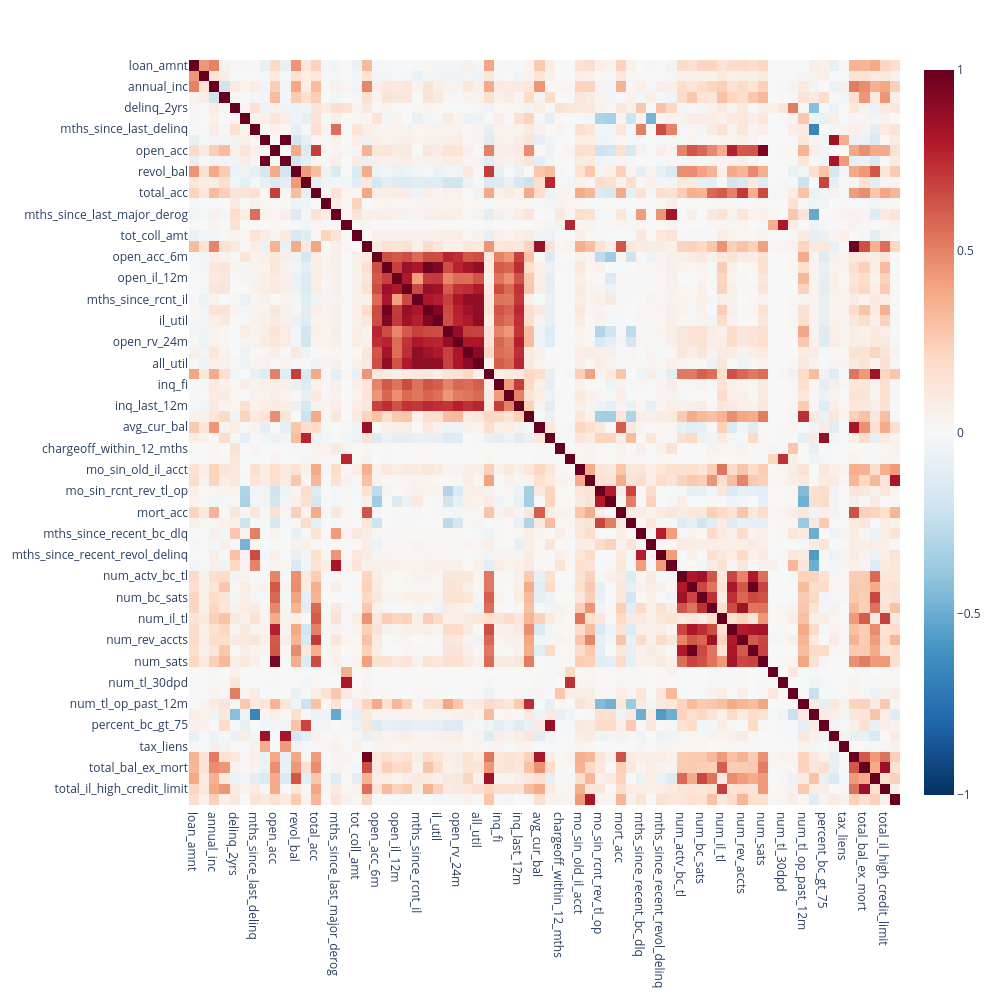
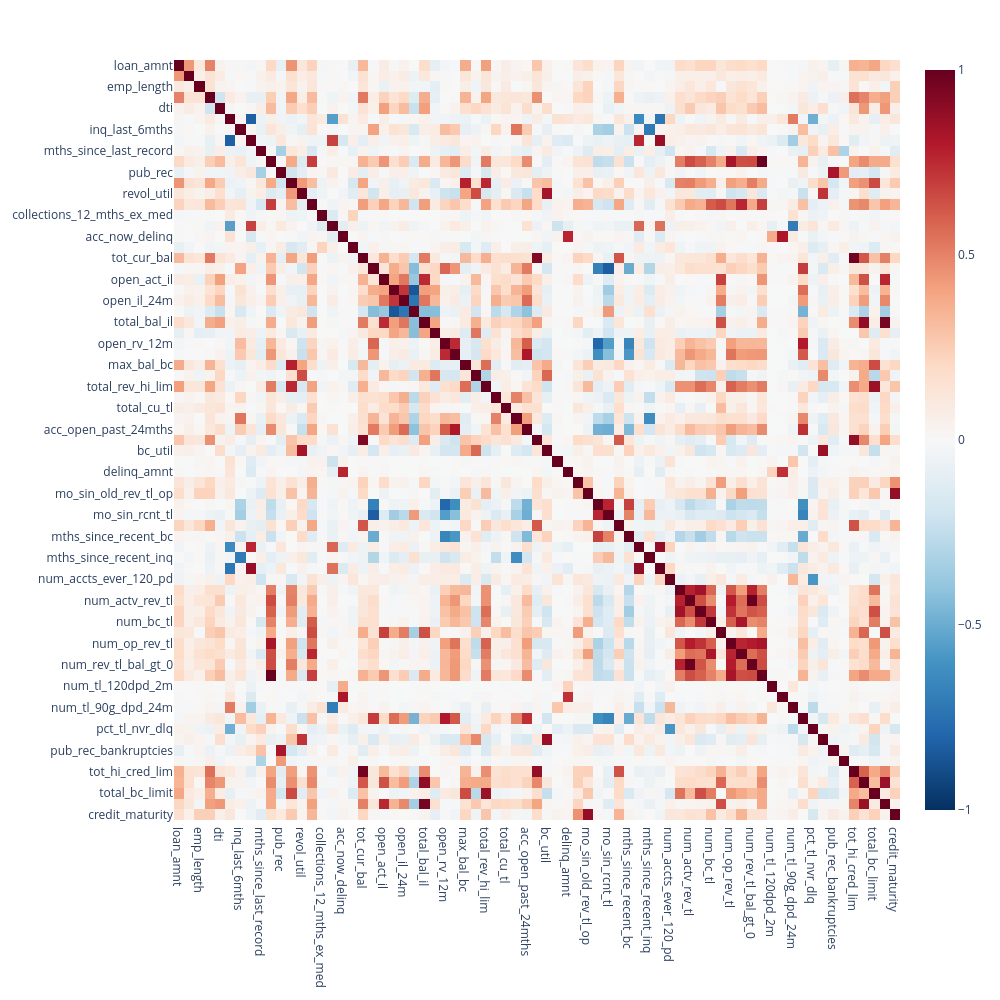

Here is the notebook cell these charts were saved with, in order:
### Code cell
#Checking multicoliniarity on numeric variables
print(X_train.select_dtypes(include=['int64', 'float64',]).shape)
print(X_train_bf_enc_miss.select_dtypes(include=['int64', 'float64',]).shape)
import plotly.express as px

numeric_df = X_train.select_dtypes(include=['int64', 'float64',])

corr_matrix = numeric_df.corr(method='spearman')


fig = px.imshow(
    corr_matrix, 
    text_auto=False, 
    aspect="auto", 
    color_continuous_scale='RdBu_r', 
    zmin=-1, zmax=1
)
fig.update_layout(width=1000, height=1000)
fig.show()

import plotly.express as px

numeric_df = X_train_bf_enc_miss.select_dtypes(include=['int64', 'float64',])

corr_matrix = numeric_df.corr(method='spearman')


fig = px.imshow(
    corr_matrix, 
    text_auto=False, 
    aspect="auto", 
    color_continuous_scale='RdBu_r', 
    zmin=-1, zmax=1
)
fig.update_layout(width=1000, height=1000)
fig.show()

### Figure 1 — Plotly figure (JSON) as saved in the notebook; plotly's stock layout.template omitted (floating-point values rounded to 4 significant figures; data arrays with more than 128 entries replaced by an {"elided": "..."} marker saying what was removed)
{"data": [{"coloraxis": "coloraxis", "hovertemplate": "x: %{x}<br>y: %{y}<br>color: %{z}<extra></extra>", "name": "0", "type": "heatmap", "x": ["loan_amnt", "term", "annual_inc", "dti", "delinq_2yrs", "inq_last_6mths", "mths_since_last_delinq", "mths_since_last_record", "open_acc", "pub_rec", "revol_bal", "revol_util", "total_acc", "collections_12_mths_ex_med", "mths_since_last_major_derog", "acc_now_delinq", "tot_coll_amt", "tot_cur_bal", "open_acc_6m", "open_act_il", "open_il_12m", "open_il_24m", "mths_since_rcnt_il", "total_bal_il", "il_util", "open_rv_12m", "open_rv_24m", "max_bal_bc", "all_util", "total_rev_hi_lim", "inq_fi", "total_cu_tl", "inq_last_12m", "acc_open_past_24mths", "avg_cur_bal", "bc_util", "chargeoff_within_12_mths", "delinq_amnt", "mo_sin_old_il_acct", "mo_sin_old_rev_tl_op", "mo_sin_rcnt_rev_tl_op", "mo_sin_rcnt_tl", "mort_acc", "mths_since_recent_bc", "mths_since_recent_bc_dlq", "mths_since_recent_inq", "mths_since_recent_revol_delinq", "num_accts_ever_120_pd", "num_actv_bc_tl", "num_actv_rev_tl", "num_bc_sats", "num_bc_tl", "num_il_tl", "num_op_rev_tl", "num_rev_accts", "num_rev_tl_bal_gt_0", "num_sats", "num_tl_120dpd_2m", "num_tl_30dpd", "num_tl_90g_dpd_24m", "num_tl_op_past_12m", "pct_tl_nvr_dlq", "percent_bc_gt_75", "pub_rec_bankruptcies", "tax_liens", "tot_hi_cred_lim", "total_bal_ex_mort", "total_bc_limit", "total_il_high_credit_limit", "credit_maturity"], "xaxis": "x", "y": ["loan_amnt", "term", "annual_inc", "dti", "delinq_2yrs", "inq_last_6mths", "mths_since_last_delinq", "mths_since_last_record", "open_acc", "pub_rec", "revol_bal", "revol_util", "total_acc", "collections_12_mths_ex_med", "mths_since_last_major_derog", "acc_now_delinq", "tot_coll_amt", "tot_cur_bal", "open_acc_6m", "open_act_il", "open_il_12m", "open_il_24m", "mths_since_rcnt_il", "total_bal_il", "il_util", "open_rv_12m", "open_rv_24m", "max_bal_bc", "all_util", "total_rev_hi_lim", "inq_fi", "total_cu_tl", "inq_last_12m", "acc_open_past_24mths", "avg_cur_bal", "bc_util", "chargeoff_within_12_mths", "delinq_amnt", "mo_sin_old_il_acct", "mo_sin_old_rev_tl_op", "mo_sin_rcnt_rev_tl_op", "mo_sin_rcnt_tl", "mort_acc", "mths_since_recent_bc", "mths_since_recent_bc_dlq", "mths_since_recent_inq", "mths_since_recent_revol_delinq", "num_accts_ever_120_pd", "num_actv_bc_tl", "num_actv_rev_tl", "num_bc_sats", "num_bc_tl", "num_il_tl", "num_op_rev_tl", "num_rev_accts", "num_rev_tl_bal_gt_0", "num_sats", "num_tl_120dpd_2m", "num_tl_30dpd", "num_tl_90g_dpd_24m", "num_tl_op_past_12m", "pct_tl_nvr_dlq", "percent_bc_gt_75", "pub_rec_bankruptcies", "tax_liens", "tot_hi_cred_lim", "total_bal_ex_mort", "total_bc_limit", "total_il_high_credit_limit", "credit_maturity"], "yaxis": "y", "z": {"elided": "70x70 float values"}}], "layout": {"coloraxis": {"cmax": 1, "cmin": -1, "colorscale": [[0, "rgb(5,48,97)"], [0.1, "rgb(33,102,172)"], [0.2, "rgb(67,147,195)"], [0.3, "rgb(146,197,222)"], [0.4, "rgb(209,229,240)"], [0.5, "rgb(247,247,247)"], [0.6, "rgb(253,219,199)"], [0.7, "rgb(244,165,130)"], [0.8, "rgb(214,96,77)"], [0.9, "rgb(178,24,43)"], [1, "rgb(103,0,31)"]]}, "height": 1000, "margin": {"t": 60}, "width": 1000, "xaxis": {"anchor": "y", "domain": [0, 1]}, "yaxis": {"anchor": "x", "autorange": "reversed", "domain": [0, 1]}}}

### Figure 2 — Plotly figure (JSON) as saved in the notebook; plotly's stock layout.template omitted (floating-point values rounded to 4 significant figures; data arrays with more than 128 entries replaced by an {"elided": "..."} marker saying what was removed)
{"data": [{"coloraxis": "coloraxis", "hovertemplate": "x: %{x}<br>y: %{y}<br>color: %{z}<extra></extra>", "name": "0", "type": "heatmap", "x": ["loan_amnt", "term", "emp_length", "annual_inc", "dti", "delinq_2yrs", "inq_last_6mths", "mths_since_last_delinq", "mths_since_last_record", "open_acc", "pub_rec", "revol_bal", "revol_util", "total_acc", "collections_12_mths_ex_med", "mths_since_last_major_derog", "acc_now_delinq", "tot_coll_amt", "tot_cur_bal", "open_acc_6m", "open_act_il", "open_il_12m", "open_il_24m", "mths_since_rcnt_il", "total_bal_il", "il_util", "open_rv_12m", "open_rv_24m", "max_bal_bc", "all_util", "total_rev_hi_lim", "inq_fi", "total_cu_tl", "inq_last_12m", "acc_open_past_24mths", "avg_cur_bal", "bc_util", "chargeoff_within_12_mths", "delinq_amnt", "mo_sin_old_il_acct", "mo_sin_old_rev_tl_op", "mo_sin_rcnt_rev_tl_op", "mo_sin_rcnt_tl", "mort_acc", "mths_since_recent_bc", "mths_since_recent_bc_dlq", "mths_since_recent_inq", "mths_since_recent_revol_delinq", "num_accts_ever_120_pd", "num_actv_bc_tl", "num_actv_rev_tl", "num_bc_sats", "num_bc_tl", "num_il_tl", "num_op_rev_tl", "num_rev_accts", "num_rev_tl_bal_gt_0", "num_sats", "num_tl_120dpd_2m", "num_tl_30dpd", "num_tl_90g_dpd_24m", "num_tl_op_past_12m", "pct_tl_nvr_dlq", "percent_bc_gt_75", "pub_rec_bankruptcies", "tax_liens", "tot_hi_cred_lim", "total_bal_ex_mort", "total_bc_limit", "total_il_high_credit_limit", "credit_maturity"], "xaxis": "x", "y": ["loan_amnt", "term", "emp_length", "annual_inc", "dti", "delinq_2yrs", "inq_last_6mths", "mths_since_last_delinq", "mths_since_last_record", "open_acc", "pub_rec", "revol_bal", "revol_util", "total_acc", "collections_12_mths_ex_med", "mths_since_last_major_derog", "acc_now_delinq", "tot_coll_amt", "tot_cur_bal", "open_acc_6m", "open_act_il", "open_il_12m", "open_il_24m", "mths_since_rcnt_il", "total_bal_il", "il_util", "open_rv_12m", "open_rv_24m", "max_bal_bc", "all_util", "total_rev_hi_lim", "inq_fi", "total_cu_tl", "inq_last_12m", "acc_open_past_24mths", "avg_cur_bal", "bc_util", "chargeoff_within_12_mths", "delinq_amnt", "mo_sin_old_il_acct", "mo_sin_old_rev_tl_op", "mo_sin_rcnt_rev_tl_op", "mo_sin_rcnt_tl", "mort_acc", "mths_since_recent_bc", "mths_since_recent_bc_dlq", "mths_since_recent_inq", "mths_since_recent_revol_delinq", "num_accts_ever_120_pd", "num_actv_bc_tl", "num_actv_rev_tl", "num_bc_sats", "num_bc_tl", "num_il_tl", "num_op_rev_tl", "num_rev_accts", "num_rev_tl_bal_gt_0", "num_sats", "num_tl_120dpd_2m", "num_tl_30dpd", "num_tl_90g_dpd_24m", "num_tl_op_past_12m", "pct_tl_nvr_dlq", "percent_bc_gt_75", "pub_rec_bankruptcies", "tax_liens", "tot_hi_cred_lim", "total_bal_ex_mort", "total_bc_limit", "total_il_high_credit_limit", "credit_maturity"], "yaxis": "y", "z": {"elided": "71x71 float values"}}], "layout": {"coloraxis": {"cmax": 1, "cmin": -1, "colorscale": [[0, "rgb(5,48,97)"], [0.1, "rgb(33,102,172)"], [0.2, "rgb(67,147,195)"], [0.3, "rgb(146,197,222)"], [0.4, "rgb(209,229,240)"], [0.5, "rgb(247,247,247)"], [0.6, "rgb(253,219,199)"], [0.7, "rgb(244,165,130)"], [0.8, "rgb(214,96,77)"], [0.9, "rgb(178,24,43)"], [1, "rgb(103,0,31)"]]}, "height": 1000, "margin": {"t": 60}, "width": 1000, "xaxis": {"anchor": "y", "domain": [0, 1]}, "yaxis": {"anchor": "x", "autorange": "reversed", "domain": [0, 1]}}}
